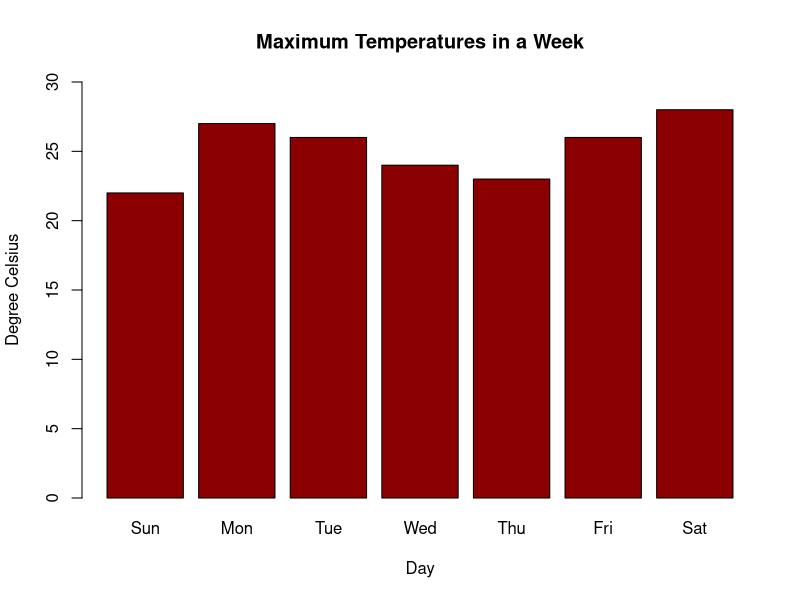
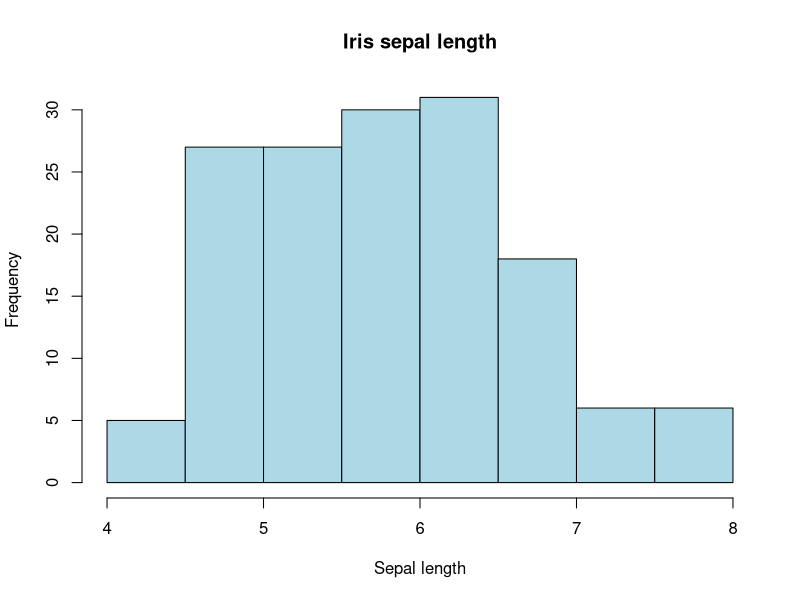
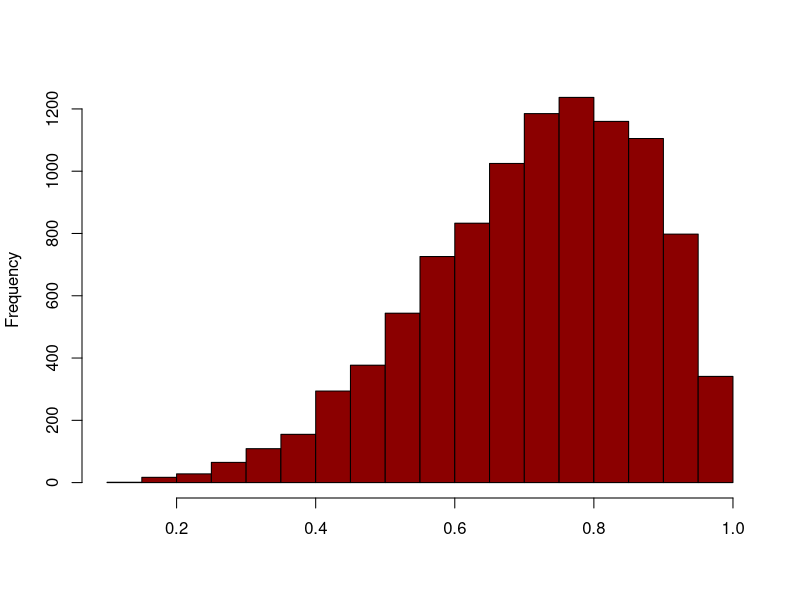
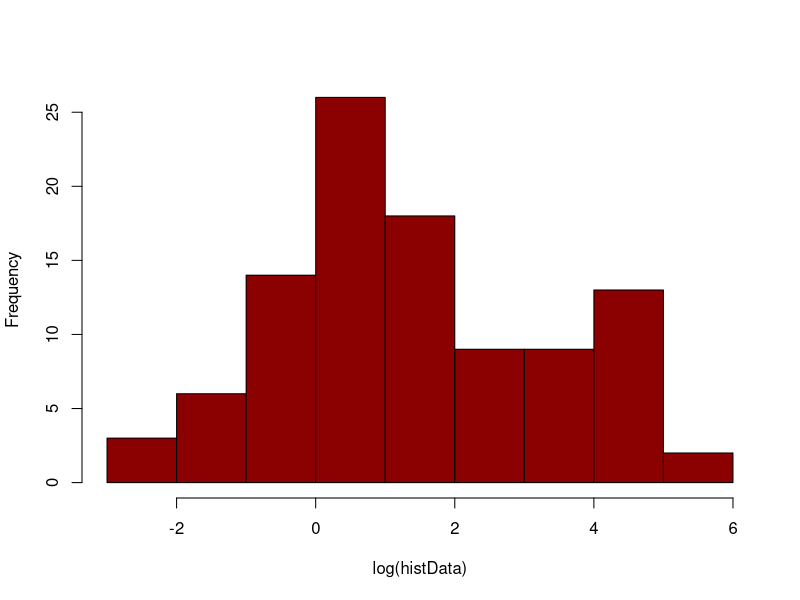
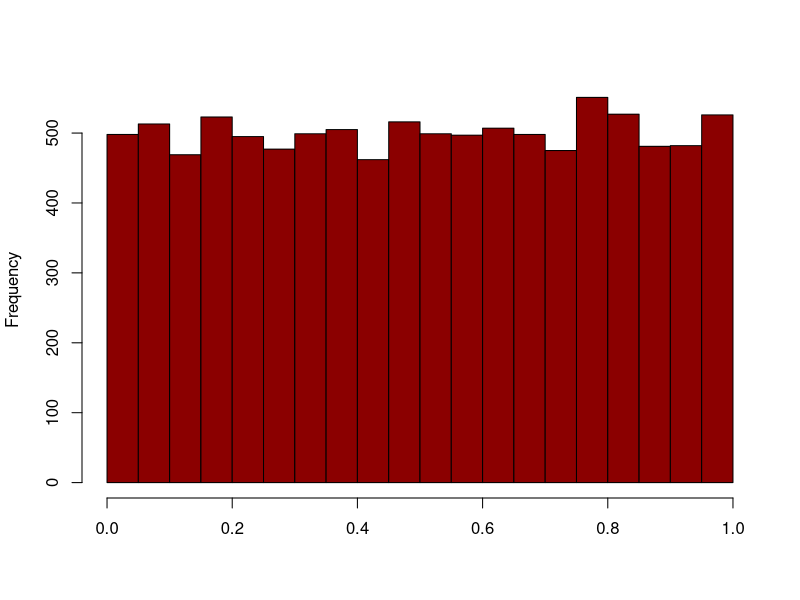
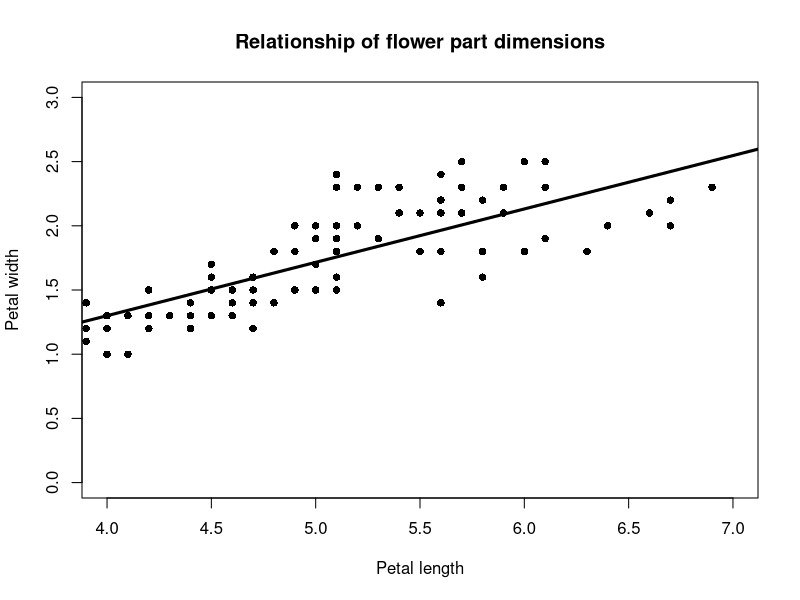

R code for these plots, in order:
## Biostatistics (Biol/Math 218) Portfolio 2 
## Name: 

## Note: All text that is not r code needs to be commented out using the "#", this includes
## all notes and answers to questions.
## All R code needs to work properly, so double check your work!


#### Effective plotting ########################################################
## What are the four rules for drawing a good graph?

# 1)
# 2)
# 3)
# 4)


#### Bar graphs ################################################################

## What sort of data do bar graphs illustrate?

## Answer:

## Run the following code to produce a bar graph

max.temp <- c(22, 27, 26, 24, 23, 26, 28) # Max temperature throughout a seven day week

## Barplot() function
barplot(max.temp,
        main = "Maximum Temperatures in a Week",
        ylab = "Degree Celsius",
        xlab = "Day",
        ylim = c(0, 30), 
        names.arg = c("Sun", "Mon", "Tue", "Wed", "Thu", "Fri", "Sat"),
        col = "darkred",
        horiz = FALSE) 

## Which day had the highest maximum temperature during that week?

## Answer:

## In the space below, recreate this bar graph for the following data:
## Temperatures: 31, 27, 24, 23, 25, 28, 22 and make the bars light blue



## Hint: Use copy/paste and make sure to change the ylim() to an appropriate range 


################################################################################

#### Histograms ################################################################

## What sort of data do histograms illustrate?

## Answer:

## Run the following code to produce a histogram

data(iris) # Use the built-in Iris data set

hist(iris$Sepal.Length, col = "lightblue", main = "Iris sepal length", xlab = "Sepal length")

## In the space below, recreate this histogram for Iris petal width and change the color (Hint: coded as Petal.Width)











## What shape are these histograms?

## Answer:


## Run the following code

hist(rbeta(10000,5,2), main = "", xlab = "", col = "darkred")

## What is the shape of this histogram?

## Answer:

## Run the following code

mu1 <- log(1)   
mu2 <- log(50)
sig1 <- log(3)
sig2 <- log(3)
cpct <- 0.4   

histDistFunc <- function (n,cpct, mu1, mu2, sig1, sig2) {
  y0 <- rlnorm(n,mean=mu1, sd = sig1)
  y1 <- rlnorm(n,mean=mu2, sd = sig2)
  
  flag <- rbinom(n,size=1,prob=cpct)
  y <- y0*(1 - flag) + y1*flag 
}

histData <- histDistFunc(n=100,cpct,mu1,mu2, sig1,sig2)
hist(log(histData), main = "", col = "darkred")

## What is the shape of this histogram? (Note you may have to run the code a couple times to get a clear picture)

## Answer:

## Run the following code

hist(rbeta(10000,1,1), main = "", xlab = "", col = "darkred")

## What is the shape of this histogram?

## Answer:


################################################################################

## Run the following code to plot a scatter plot of Iris petal width and petal length

data(iris)

plot(iris$Petal.Length, iris$Petal.Width, pch = 16, col = "black", 
     main = "Relationship of flower part dimensions", xlab = "Petal length", ylab = "Petal width",
     xlim = c(4, 7), ylim = c(0, 3))

## What is the relationship between petal length and petal width?

## Answer: 

## You can plot the line of best fit by using the lm() and abline() functions

bestfit <- lm(iris$Petal.Width ~ iris$Petal.Length) # Notice it is in the form y ~ x
abline(bestfit, lwd = 3) # lwd: line width

## Recreate this plot and line of best fit for the sepal length and sepal widths of Iris 
## in the space below
## Note: Change colors if you would like, but make sure to change the x and y limits if needed


################################################################################



## Note: All text that is not r code needs to be commented out using the "#", this includes
## all notes and answers to questions.
## All R code needs to work properly, so double check your work!


############## Working with built-in data ######################################

## In the space below use the data() function to call the Iris data set




############## Summary statistics ##############################################

## In the space below, calculate the mean of Iris sepal widths manually and using
## the mean() function and include a properly labeled histogram of the data. 
## Include your answer as a comment.


## In the space below, calculate the mean of Iris setosa sepal widths manually and
## using the mean() function and include a properly labeled histogram.
## Include your answer as a comment. 
## Hint: you will need to utilize the subset() function.



## Are the means similar? If not, please explain, in a biologically relevant way,
## why there is a difference between the means.


## What is the median of the Iris setosa sepal widths (use the median() function)? 
## Show your code below.


## How do the mean and median of the Iris setosa sepal width compare? Is the data
## skewed? If so, in what direction?

## What is the range of Iris versicolor petal lengths? Show work below.

## Below, calculate the variance of the Iris versicolor petal lengths both manually
## and using the var() function.

## Also calculate the variance of the Iris virginica petal lengths both manually
## and using the var() function.

## Are the variances different? Explain what the difference might mean.


## In the space below, calculate the standard deviations of both Iris versicolor 
## and Iris virginica petal lengths manually and using the sd() function.


## Using the summary() function below, show the summary statistics for the entire
## Iris dataset. Paste the result below your code.









